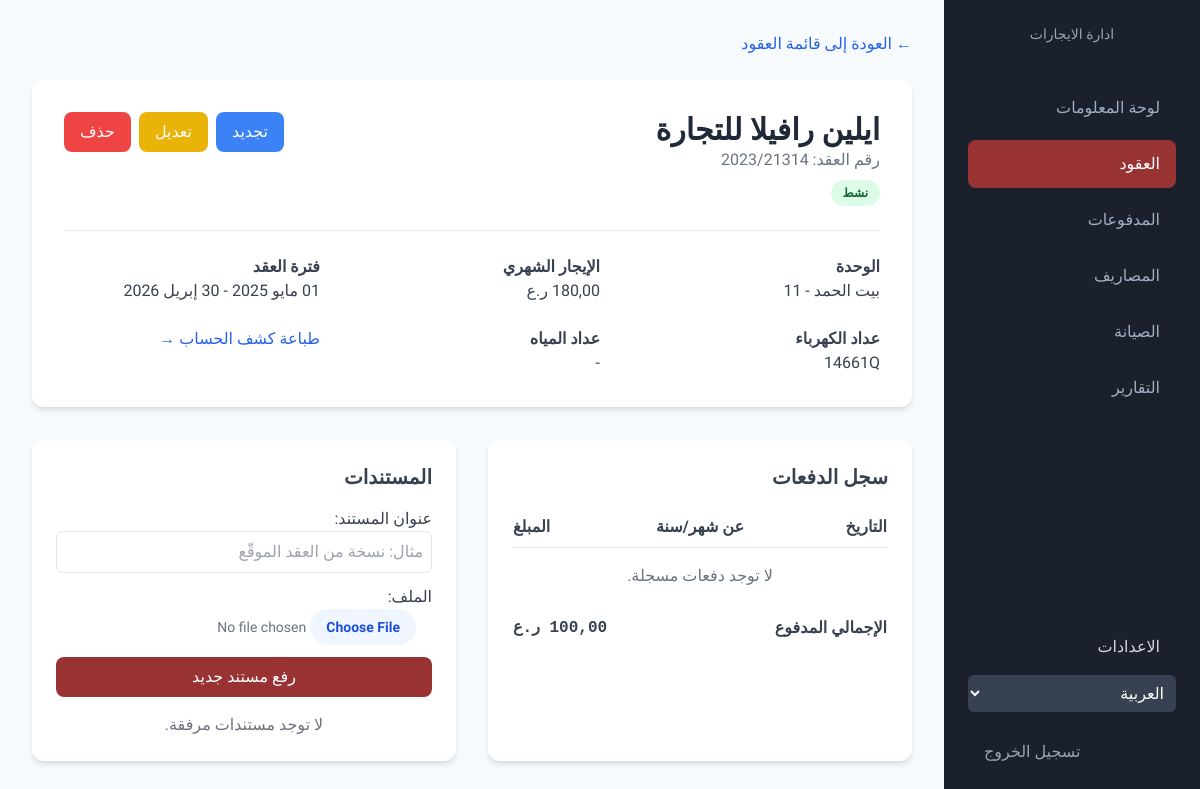
The app's page /ar/dashboard/lease/1/ (signed in) with its own data.
### dashboard/models.py (models this page shows, shortened)
class Lease(models.Model):
    STATUS_CHOICES = [('active', _('نشط')), ('expiring_soon', _('قريب الانتهاء')), ('expired', _('منتهي')), ('cancelled', _('ملغي'))]
    unit = models.ForeignKey(Unit, on_delete=models.CASCADE, verbose_name=_("الوحدة"))
    tenant = models.ForeignKey(Tenant, on_delete=models.CASCADE, verbose_name=_("المستأجر"))
    contract_number = models.CharField(_("رقم العقد"), max_length=50, unique=True)
    contract_form_number = models.CharField(_("رقم نموذج العقد"), max_length=50, blank=True, null=True)
    monthly_rent = models.DecimalField(_("مبلغ الإيجار الشهري"), max_digits=10, decimal_places=2)
    start_date = models.DateField(_("تاريخ بدء العقد"))
    end_date = models.DateField(_("تاريخ انتهاء العقد"))
    electricity_meter = models.CharField(_("رقم عداد الكهرباء"), max_length=50, blank=True, null=True)
    water_meter = models.CharField(_("رقم عداد المياه"), max_length=50, blank=True, null=True)
    status = models.CharField(_("حالة العقد"), max_length=20, choices=STATUS_CHOICES, default='active', editable=False)
    office_fee = models.DecimalField(_("رسوم المكتب"), max_digits=10, decimal_places=2, default=5.00)
    admin_fee = models.DecimalField(_("الرسوم الإدارية"), max_digits=10, decimal_places=2, default=1.00)
    registration_fee = models.DecimalField(_("رسوم تسجيل العقد (3%)"), max_digits=10, decimal_places=2, blank=True)
    cancellation_date = models.DateField(_("تاريخ الإلغاء"), blank=True, null=True)
    cancellation_reason = models.TextField(_("سبب الإلغاء"), blank=True, null=True)
    class Meta:
        verbose_name = _("عقد إيجار")
        verbose_name_plural = _("عقود الإيجار")
    def get_status_color(self):
        if self.status == 'active': return 'active'
        if self.status == 'expiring_soon': return 'expiring'
        if self.status == 'expired': return 'expired'
        return 'cancelled'
    def get_payment_summary(self):
        summary = []
        payments = self.payments.all().order_by('payment_for_year', 'payment_for_month')
        current_date = self.start_date
        while current_date <= self.end_date:
            year, month = current_date.year, current_date.month
            paid_for_month = payments.filter(payment_for_year=year, payment_for_month=month).aggregate(total=Sum('amount'))['total'] or 0
            balance = self.monthly_rent - paid_for_month
            status = 'due'
            if paid_for_month >= self.monthly_rent:
                status = 'paid'
            elif paid_for_month > 0:
                status = 'partial'
            today = timezone.now().date()
            due_date = datetime.date(year, month, 1)
            if due_date < today and status != 'due':
                status = 'upcoming'
            summary.append({
                'month': month,
                'year': year,
                'month_name': _(current_date.strftime('%B')),
                'rent_due': self.monthly_rent,
                'amount_paid': paid_for_month,
                'balance': balance,
                'status': status
            })
            current_date += relativedelta(months=1)
        return summary

class Tenant(models.Model):
    TENANT_TYPE_CHOICES = [('individual', _('فرد')), ('company', _('شركة'))]
    user = models.OneToOneField(User, on_delete=models.SET_NULL, null=True, blank=True, verbose_name=_("حساب المستخدم"), help_text=_("اربط المستأجر بحساب مستخدم لتسجيل الدخول إلى البوابة."))
    name = models.CharField(_("اسم المستأجر"), max_length=150)
    tenant_type = models.CharField(_("نوع المستأجر"), max_length=20, choices=TENANT_TYPE_CHOICES)
    phone = models.CharField(_("رقم الهاتف"), max_length=15)
    email = models.EmailField(_("البريد الإلكتروني"), blank=True, null=True)
    authorized_signatory = models.CharField(_("المفوض بالتوقيع"), max_length=150, blank=True, null=True, help_text=_("يُملأ فقط في حال كان المستأجر شركة"))
    rating = models.IntegerField(_("تقييم العميل"), default=3, choices=[(i, str(i)) for i in range(1, 6)], help_text= _("من 1 إلى 5 نجوم."))
    class Meta:
        verbose_name = _("مستأجر")
        verbose_name_plural = _("المستأجرين")

class Unit(models.Model):
    UNIT_TYPE_CHOICES = [('office', _('مكتب')), ('apartment', _('شقة')), ('shop', _('محل'))]
    building = models.ForeignKey(Building, on_delete=models.CASCADE, verbose_name=_("المبنى"))
    unit_number = models.CharField(_("رقم الوحدة"), max_length=20)
    unit_type = models.CharField(_("نوع الوحدة"), max_length=20, choices=UNIT_TYPE_CHOICES)
    floor = models.IntegerField(_("الطابق"))
    is_available = models.BooleanField(_("متاحة للإيجار"), default=True)
    class Meta:
        verbose_name = _("وحدة")
        verbose_name_plural = _("الوحدات")
    def __str__(self):
        return f"{self.building.name} - {self.unit_number}"

class Building(models.Model):
    name = models.CharField(_("اسم المبنى"), max_length=100)
    address = models.TextField(_("العنوان"))
    class Meta:
        verbose_name = _("مبنى")
        verbose_name_plural = _("المباني")

### dashboard/views.py (the view)
# urls.py: path('lease/<int:pk>/', LeaseDetailView.as_view(), name='lease_detail'),
class LeaseDetailView(StaffRequiredMixin, DetailView):
    model = Lease
    template_name = 'dashboard/lease_detail.html'
    context_object_name = 'lease'
    def get_context_data(self, **kwargs):
        context = super().get_context_data(**kwargs)
        context['document_form'] = DocumentForm()
        context['paymnt_summary'] = self.object.get_payment_summary()
        context['total_paid'] = self.object.payments.aggregate(total=Sum('amount'))['total'] or 0
        context['rating_form'] = TenantRatingForm(instance=self.object.tenant)
        return context

### dashboard/forms.py
class DocumentForm(forms.ModelForm):
    class Meta:
        model = Document
        fields = ['title', 'file']
    def __init__(self, *args, **kwargs):
        super().__init__(*args, **kwargs)
        self.fields['title'].widget.attrs.update({'class': 'w-full p-2 border rounded-md', 'placeholder': _('مثال: نسخة من العقد الموقّع')})
        self.fields['file'].widget.attrs.update({'class': 'w-full text-sm text-gray-500 file:mr-4 file:py-2 file:px-4 file:rounded-full file:border-0 file:text-sm file:font-semibold file:bg-blue-50 file:text-blue-700 hover:file:bg-blue-100'})

class TenantRatingForm(forms.ModelForm):
    class Meta:
        model = Tenant
        fields = ['rating']
        widgets = {'rating': forms.Select(attrs={'class': 'w-full p-2 border rounded-md'})}

### dashboard/templatetags/dashboard_extras.py (called while the page is built)
@register.simple_tag
def get_company_name():
    company = Company.objects.first()
    return company.name if company else 'Rent Management'

@register.simple_tag
def get_company_logo():
    company = Company.objects.first()
    return company.logo.url if company and company.logo else None

### dashboard/views.py (called while the page is built)
    def test_func(self):
        return self.request.user.is_staff

### templates/dashboard/lease_detail.html (shortened to what this page needs)
{% extends 'dashboard/base.html' %}
{% load i18n %}
{% block content %}
<div class="mb-6"><a href="{% url 'lease_list' %}" class="text-blue-600 hover:underline">&larr; {% trans "العودة إلى قائمة العقود" %}</a></div>
<div class="card p-8 mb-8">
    <div class="flex justify-between items-start">
        <div>
            <h2 class="text-3xl font-bold text-gray-800">{{ lease.tenant.name }}</h2>
            <p class="text-gray-500">{% trans "رقم العقد" %}: {{ lease.contract_number }}</p>
            <span class="status-badge status-{{ lease.get_status_color }} mt-2 inline-block">{{ lease.get_status_display }}</span>
        </div>
        <div class="flex space-x-2 rtl:space-x-reverse">
            <a href="{% url 'lease_renew' lease.pk %}" class="bg-blue-500 text-white py-2 px-4 rounded-lg">{% trans "تجديد" %}</a>
            <a href="{% url 'lease_update' lease.pk %}" class="bg-yellow-500 text-white py-2 px-4 rounded-lg">{% trans "تعديل" %}</a>
            <a href="{% url 'lease_delete' lease.pk %}" class="bg-red-500 text-white py-2 px-4 rounded-lg">{% trans "حذف" %}</a>
        </div>
    </div>
    <div class="border-t my-6"></div>
    <div class="grid grid-cols-1 md:grid-cols-3 gap-6">
        <div><h4 class="font-bold">{% trans "الوحدة" %}</h4><p>{{ lease.unit }}</p></div>
        <div><h4 class="font-bold">{% trans "الإيجار الشهري" %}</h4><p>{{ lease.monthly_rent|floatformat:2 }} {% trans "ر.ع" %}</p></div>
        <div><h4 class="font-bold">{% trans "فترة العقد" %}</h4><p>{{ lease.start_date|date:"d M Y" }} - {{ lease.end_date|date:"d M Y" }}</p></div>
        <div><h4 class="font-bold">{% trans "عداد الكهرباء" %}</h4><p>{{ lease.electricity_meter|default:"-" }}</p></div>
        <div><h4 class="font-bold">{% trans "عداد المياه" %}</h4><p>{{ lease.water_meter|default:"-" }}</p></div>
        <div><a href="{% url 'report_tenant_statement' lease.pk %}" target="_blank" class="text-blue-600 hover:underline">{% trans "طباعة كشف الحساب" %} &rarr;</a></div>
    </div>
</div>
<div class="grid grid-cols-1 lg:grid-cols-2 gap-8">
    <div class="card p-6">
        <h3 class="text-xl font-bold mb-4">{% trans "سجل الدفعات" %}</h3>
        <table class="w-full">
            <thead><tr class="border-b"><th class="text-start py-2">{% trans "التاريخ" %}</th><th class="text-start py-2">{% trans "عن شهر/سنة" %}</th><th class="text-end py-2">{% trans "المبلغ" %}</th></tr></thead>
            <tbody>
                {% for payment in payments %}
                <tr class="border-b"><td class="py-2">{{ payment.payment_date|date:"d M Y" }}</td><td class="py-2">{{ payment.payment_for_month }}/{{ payment.payment_for_year }}</td><td class="py-2 text-end font-mono">{{ payment.amount|floatformat:2 }}</td></tr>
                {% empty %}
                <tr><td colspan="3" class="py-4 text-center text-gray-500">{% trans "لا توجد دفعات مسجلة." %}</td></tr>
                {% endfor %}
            </tbody>
            <tfoot><tr class="font-bold"><td class="py-3">{% trans "الإجمالي المدفوع" %}</td><td></td><td class="py-3 text-end font-mono">{{ total_paid|floatformat:2 }} {% trans "ر.ع" %}</td></tr></tfoot>
        </table>
    </div>
    <div class="card p-6">
        <h3 class="text-xl font-bold mb-4">{% trans "المستندات" %}</h3>
        <form action="{% url 'document_upload' lease.pk %}" method="post" enctype="multipart/form-data" class="mb-4 space-y-3">
            {{ document_form.as_p }}
            <button type="submit" class="btn-primary w-full py-2 rounded-lg">{% trans "رفع مستند جديد" %}</button>
        </form>
        <ul class="space-y-2">
            {% for doc in lease.documents.all %}
            <li class="flex justify-between items-center bg-gray-50 p-3 rounded-md">
                <a href="{{ doc.file.url }}" target="_blank" class="text-blue-600 hover:underline">{{ doc.title }}</a>
                <a href="{% url 'document_delete' doc.pk %}" class="text-red-500 hover:text-red-700">{% trans "حذف" %}</a>
            </li>
            {% empty %}
            <li class="text-center text-gray-500">{% trans "لا توجد مستندات مرفقة." %}</li>
            {% endfor %}
        </ul>
    </div>
</div>
{% endblock %}

### templates/dashboard/base.html (shortened to what this page needs)
{% load i18n %}
{% load dashboard_extras %}
<!DOCTYPE html>
<html lang="{{ LANGUAGE_CODE }}" dir="{% if LANGUAGE_CODE == 'ar' %}rtl{% else %}ltr{% endif %}">
<head>
    <script src="https://cdn.tailwindcss.com"></script>
</head>
<body class="text-gray-700">
<div class="flex h-screen">
<aside class="sidebar w-64 p-6 text-white flex-shrink-0 flex flex-col">
    <div class="text-center mb-10">
        {% get_company_logo as logo %}
        <p class="text-sm text-gray-400">{% trans "ادارة الايجارات" %}</p>
    </div>
    <nav>
        <a href="{% url 'dashboard_home' %}" class="block py-3 px-4 rounded-lg mb-2 {% if request.resolver_match.url_name == 'dashboard_home' %}active{% endif %}">{% trans "لوحة المعلومات" %}</a>
        <a href="{% url 'lease_list' %}" class="block py-3 px-4 rounded-lg mb-2 {% if 'lease' in request.resolver_match.url_name or request.path == '/dashboard/' %}active{% endif %}">{% trans "العقود" %}</a>
        <a href="{% url 'payment_list' %}" class="block py-3 px-4 rounded-lg mb-2 {% if 'payment' in request.resolver_match.url_name %}active{% endif %}">{% trans "المدفوعات" %}</a>
        <a href="{% url 'expense_list' %}" class="block py-3 px-4 rounded-lg mb-2 {% if 'expense' in request.resolver_match.url_name %}active{% endif %}">{% trans "المصاريف" %}</a>
        <a href="{% url 'maintenance_admin_list' %}" class="block py-3 px-4 rounded-lg mb-2 {% if 'maintenance' in request.resolver_match.url_name %}active{% endif %}">{% trans "الصيانة" %}</a>
        <a href="{% url 'report_selection' %}" class="block py-3 px-4 rounded-lg mb-2 {% if 'report' in request.resolver_match.url_name %}active{% endif %}">{% trans "التقارير" %}</a>
    </nav>
    <div class="mt-auto">
        <a href="{% url 'company_update' %}" class="block py-2 px-4 rounded-lg mb-2 text-gray-300 hover:bg-gray-700 hover:bg-gray-600">{% trans "الاعدادات" %}</a>
        <form action="{% url 'set_language' %}" method="post" class="mb-4">
        <select name="language" onchange="this.form.submit()" class="w-full bg-gray-700 text-white p-2 rounded-md">
            {% get_current_language as LANGUAGE_CODE %}{% get_available_languages as LANGUAGES %}
            {% for lang_code, lang_name in LANGUAGES %}
            <option value="{{ lang_code }}" {% if lang_code == LANGUAGE_CODE %}selected{% endif %}>{{ lang_name }}</option>
            {% endfor %}
        </select>
        </form>
        <form method="post" action="{% url 'logout' %}">{% csrf_token %}<button type="submit" class="w-full text-left py-3 px-4 rounded-lg text-gray-400 hover:bg-red-800 hover:text-white">{% trans "تسجيل الخروج" %}</button></form>
    </div>
</aside>
<main class="flex-1 overflow-y-auto p-8">
    {% block content %}{% endblock %}
</main>
</div>
</body>
</html>

### records on screen
Lease: tenant.name "ايلين رافيلا للتجارة", contract_number "2023/21314", status "نشط", unit "بيت الحمد - 11", start_date "01 مايو 2025", end_date "30 إبريل 2026", electricity_meter "14661Q", water_meter "-"

### other values on screen
{{ total_paid|floatformat:2 }} "100,00"
form field language "العربية"
